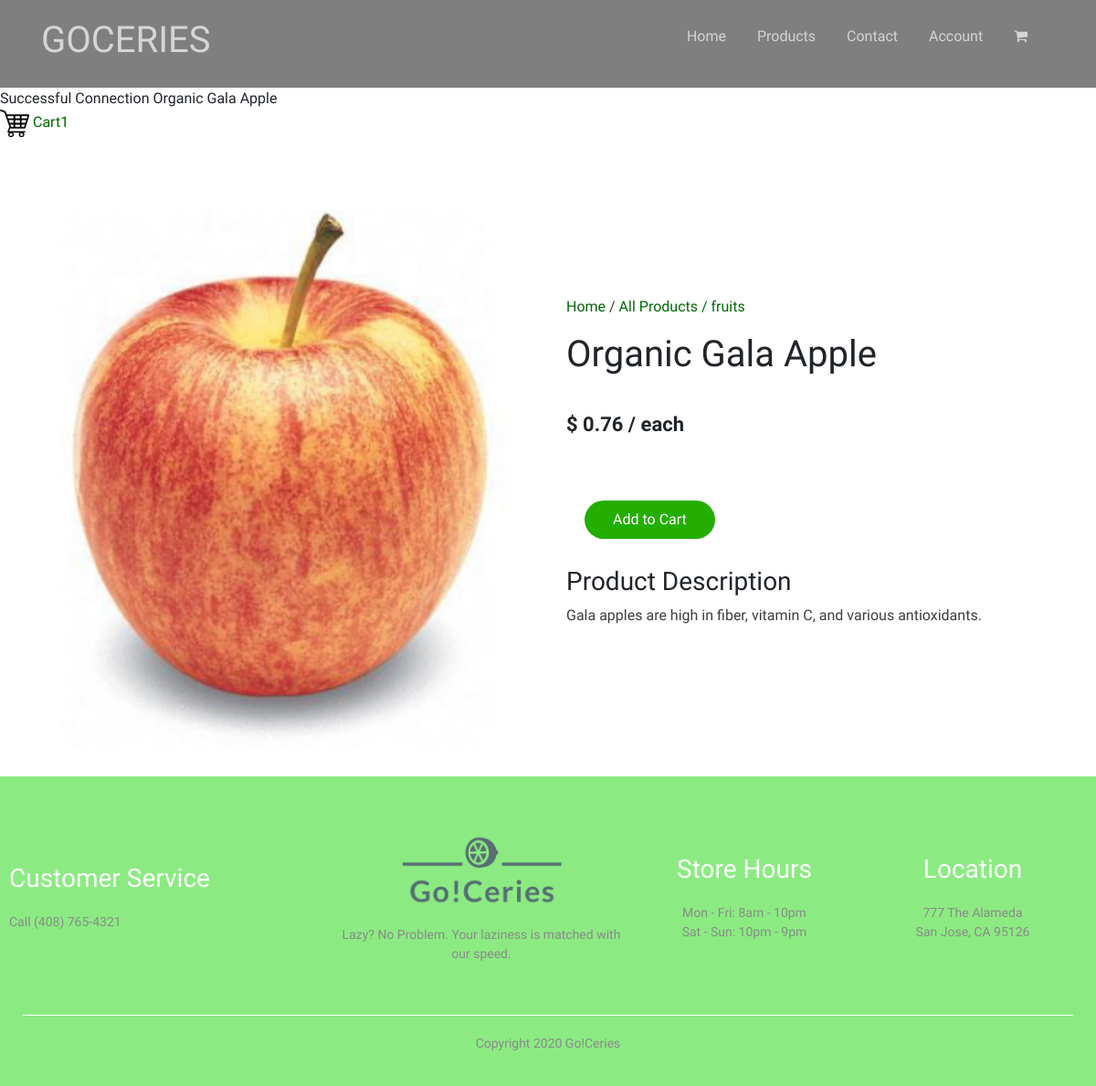
/productDetails.php?product_id=101, run on the app's committed database.
### tables this page shows
CREATE TABLE IF NOT EXISTS `products` (
  `product_ID` INT(3) NOT NULL,
  `product_name` VARCHAR(255) NOT NULL,
  `product_category` VARCHAR(45) NOT NULL,
  `product_price` DECIMAL(10,2) NOT NULL,
  `product_weight` DECIMAL(10,2) NOT NULL,
  `product_stock` INT(5) NOT NULL,
  `product_description` VARCHAR(2555) NOT NULL,
  `product_imagename` VARCHAR(255) NOT NULL);

### functions.php (called while the page is built, shortened)
<?php
include('database/DBController.php');
include('database/Product.php');
$db = new DBController();
$product = new Product($db);
$productsArray = $product->getAllProducts();
?>

### database/Product.php (called while the page is built, shortened)
<?php
class Product{
    public $db = null;
    public function __construct(DBController $db){
        $this->db = $db;
    }
    public function getAllProducts($table = 'products'){
        $result = $this->db->con->query("SELECT product_id, product_name, product_price,
        product_weight, product_imagename, product_category, product_description FROM {$table}");
        $productsArray = array();
        while($row = $result->fetch_array()){
            $productsArray[] = $row;
        }
        shuffle($productsArray);
        return $productsArray;
    }
}
?>

### productDetails.php (the view, shortened to what this page needs)
<!DOCTYPE html>
<html lang="en">
<head>
    <link rel="stylesheet" href="https://stackpath.bootstrapcdn.com/bootstrap/4.1.3/css/bootstrap.min.css">
    <link rel="stylesheet" href="css/style.css">
</head>
<body>
    <?php
        include('phpTemplates/header.php');
        include('functions.php');
    ?>
    <?php
        if (isset($_GET['product_id']) && $_GET['product_id']!=""){
            $product_ID = $_GET['product_id'];
            $result = mysqli_query($db->con,"SELECT * FROM `products` WHERE `product_ID`='$product_ID'");
            $row = mysqli_fetch_assoc($result);
            $name = $row['product_name'];
            echo $name;
            }
    ?>
    <?php
    if(!empty($_SESSION["shopping_cart"])) {
        $cart_count = count(array_keys($_SESSION["shopping_cart"]));
    ?>
    <div class="cart_div">
    <a href="cart.php"><img src="images/cart-icon.png" /> Cart<span><?php echo $cart_count; ?></span></a>
    </div>
    <?php
    }
        $product_id = $_GET['product_id'] ?? 1;
        foreach($productsArray as $product){
            if($product['product_id'] == $product_id){
    ?>
    <div class="small-container" style="margin-top: 80px;">
        <div class = "row">
            <div style= "flex: 50%; min-width: 180px; margin-bottom: 30px;">
                <img src="images/<?php echo $product['product_imagename'] ?>" width="100%" style="padding: 0;">
            </div>
            <div style= "flex: 50%; min-width: 180px; margin-bottom: 30px; padding: 20px;">
                <form method='post' action=''>
                    <p><a href = "mainPage.php">Home</a> / <a href = "category-allProducts.php">All Products / </a> <a href = '<?php echo 'category-' .  $product['product_category'] . '.php'?>'> <?php echo $product['product_category']?> </a></p>
                    <h1><?php echo $product['product_name'] ?></h1>
                    <h4 style="margin: 40px 0; font-size: 22px; font-weight: bold;">$ <?php echo $product['product_price'] ?> / each</h4>
                    <button type='submit' class='btn'>Add to Cart</button>
                    <h3>Product Description</h3>
                    <p><?php echo $product['product_description'] ?></p>
                    <br>
                </form>
            </div>
        </div>
    </div>
    <?php
            }
        }
    ?>
    <?php
        include('phpTemplates/footer.php');
    ?>

### css/style.css (style rules this page uses)
* { margin: 0 auto; padding: 0; box-sizing: border-box; }
body { font-family: 'Quicksand', sans-serif; font-weight: 400; }
.row { display:flex; align-items: center; flex-wrap: wrap; justify-content: space-around; }
.btn { display: inline-block; background: #23ae00; color: white ; padding: 8px 30px; margin: 30px 20px; border-radius: 30px; transition: background 0.5s; }
.small-container { max-width: 1280px; margin: auto; padding-left: 25px; padding-right: 25px; }
a { text-decoration: none; color: #006603; }
p { color: #3d3d3d; }

### data on the page
products: product_name "Organic Gala Apple", product_imagename (picture), product_category "fruits", product_price "0.76", product_description "Gala apples are high in fiber, vitamin C, and various antioxidants."

### other printed values
$cart_count "1"
